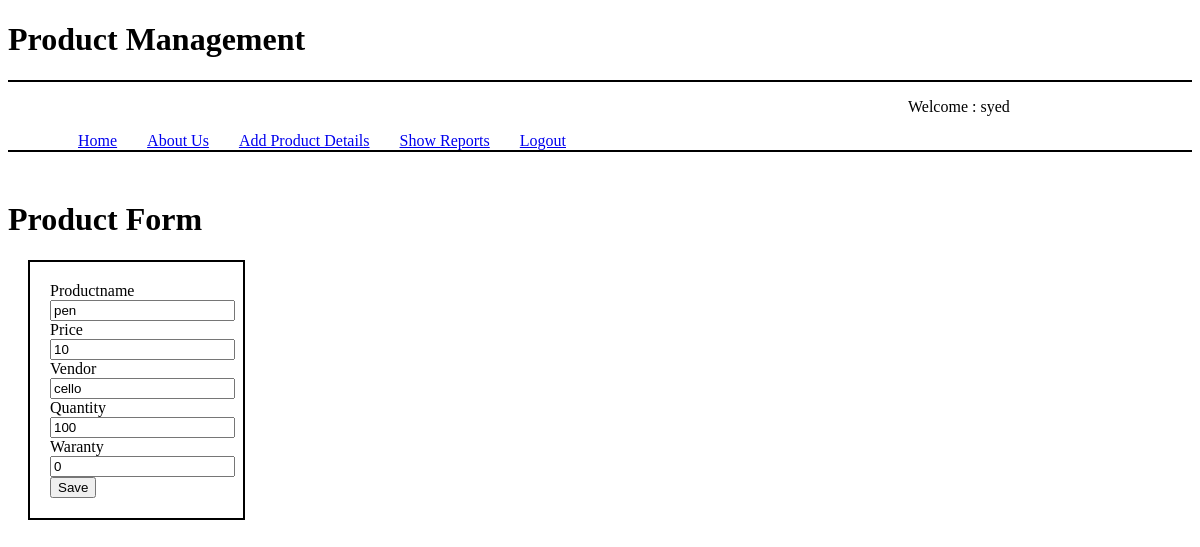
Screenshot of /update/2/ (signed in) with the database file from the repository.
### fullcurd/models.py (models this page shows, shortened)
class Product(models.Model):
    productid = models.AutoField(primary_key=True)
    productname = models.CharField(max_length=50)
    price = models.IntegerField()
    vendor = models.CharField(max_length=50,)
    quantity = models.IntegerField()
    waranty = models.IntegerField()

### fullcurd/views.py (the view)
# urls.py: path('update/<int:pk>/',views.update, name='update'),
@login_required(login_url='login')
def update(request, pk):
    product = Product.objects.get(productid=pk)
    form = ProductForm(instance=product)
    if request.method == "POST":
        form = ProductForm(request.POST, instance=product)
        if form.is_valid():
            form.save()
            return redirect("index")
    context = {
        "form" : form
    }
    return render(request, "fullcurd/forms.html",context)

### fullcurd/forms.py
class ProductForm(ModelForm):
    class Meta:
        model = Product
        fields = "__all__"#['productname', 'price','vendor','quantity','waranty']

### fullcurd/templates/fullcurd/forms.html (shortened to what this page needs)
{% extends 'main.html'%}
{% block content %}
<h1> Product Form </h1>
<div class="forms">
<form action="" method='POST'>
    {% for frm in form %}
    {{frm.label}} <br>{{frm}}<br>
    {%endfor%}
    <input type="submit" value="Save">
</form>
</div>
{% endblock content %}

### templates/nav.html
{% block content %}
{% if request.user.is_authenticated %}
<div id='display'>
    <p>
        Welcome : {{user.username}}
    </p>
</div>
<ul class="navbl">
    <li><a href='{% url 'index' %}'>Home</a></li>
    <li><a href="#">About Us</a></li>
    <li><a href="{% url 'create' %}">Add Product Details</a></li>
    <li><a href="{% url 'index' %}">Show Reports</a></li>
    <li><a href ={% url 'logout' %} >Logout</a></li>
</ul>
{%else%}
    <ul class="navbl">
        <li><a href='{% url 'index' %}'>Home</a></li>
        <li>About Us</li>
        <li>Contact</li>
    </ul>
    {% endif %}
{% endblock content %}

### static/style/main.css (style rules this page uses)
#display { margin-left: 900px; }
li { float: left; padding-left: 30px; color: rgb(0, 0, 0); text-decoration: none; list-style: none; }
.forms { margin-left: 20px; border: 2px solid; padding: 20px; margin-right: 80%; }

### rows the page displays
Product: form "pen" "10" "cello" "100" "0"

### other values shown
{{ user.username }} "syed"
{{ frm.label }} "Productname" "Price" "Vendor" "Quantity" "Waranty"
